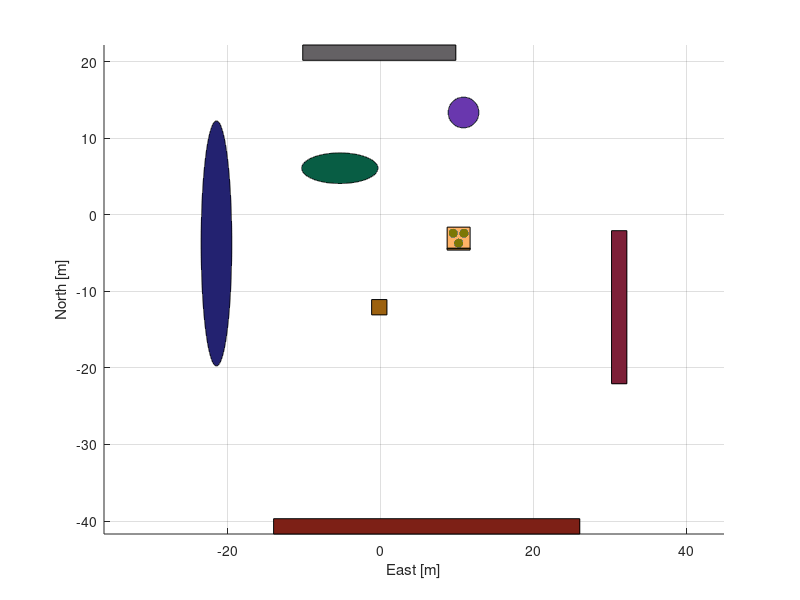

Recreate this plot in MATLAB.
clear
% close all
figure();
hold on;
red = [0.635000000000000 0.0780000000000000 0.184000000000000];
blue = [0 0.447000000000000 0.741000000000000];
orange = [0.850000000000000 0.325000000000000 0.0980000000000000];
yellow = [0.929000000000000 0.694000000000000 0.125000000000000];
purple = [0.494000000000000 0.184000000000000 0.556000000000000];
green = [0.466000000000000 0.674000000000000 0.188000000000000];
lightblue = [0.301000000000000 0.745000000000000 0.933000000000000];
lightorange = [255, 178, 102]./255;

west_ellipse = [35 34 112]/255;
north_square = [100, 97, 100]/255;
north_ellipse = [8 93 68]/255;
north_circle = [105 55 174]/255;
south_square = [156 97 15]/255;
south_rect = [125 32 22]/255;
west_rect = [125 32 56]/255;
xt_color = [124 119 5]/255;



square = [-.5, -.5; .5, -.5; .5, .5; -.5, .5; -.5, -.5];

cube = ones(5, 1).*[-0.20295, -12.06624] + [2 2].*square;
cube2 = ones(5, 1).*[31.14198, -12.06624] + [2 20].*square;
cube3 = ones(5, 1).*[5.99079, -40.69405] + [40, 2].*square;
cube4 = ones(5, 1).*[-0.20295, 21.19193] + [20, 2].*square;

% cube5 = ones(5, 1).*[10.16381, -3.10354] + [3, 3].*square;


t=-pi:0.001:pi;

ellipse1 = [10.80412, 13.37201] + [2*cos(t'), 2*sin(t')];
ellipse2 = [-5.35571, 6.09444] + [2*2.488*cos(t'), 2*sin(t')];
ellipse3 = [-21.47458, -3.72886] + [2*cos(t'), 16*sin(t')];

xt0 = [10.16381-.7, -3.10354+.7] + [0.55*cos(t'), 0.55*sin(t')];
xt1 = [10.16381+.7, -3.10354+.7] + [0.55*cos(t'), 0.55*sin(t')];
xt2 = [10.16381, -3.10354-.6] + [0.55*cos(t'), 0.55*sin(t')];
xt3 = ones(5, 1).*[10.16381, -4.4] + [3, 0.1].*square;
xt_main = [10.16381, -3.10354] + [3, 3].*square;

h(1) = fill(cube(:, 1), cube(:, 2), south_square);
h(2) = fill(cube2(:, 1), cube2(:, 2), west_rect);
h(3) = fill(cube3(:, 1), cube3(:, 2), south_rect);
h(4) = fill(cube4(:, 1), cube4(:, 2), north_square);
h(5) = fill(ellipse1(:, 1), ellipse1(:, 2), north_circle);
h(6) = fill(ellipse2(:, 1), ellipse2(:, 2), north_ellipse);
h(7) = fill(ellipse3(:, 1), ellipse3(:, 2), west_ellipse);

h(8) = fill(xt_main(:, 1), xt_main(:, 2), lightorange);
h(9) = fill(xt0(:, 1), xt0(:, 2), xt_color);
h(10) = fill(xt1(:, 1), xt1(:, 2), xt_color);
h(11) = fill(xt2(:, 1), xt2(:, 2), xt_color);
h(12) = fill(xt3(:, 1), xt3(:, 2), xt_color);

% plot(cube(:, 1), cube(:, 2), 'b', cube2(:, 1), cube2(:, 2), 'b', ...
%     cube3(:, 1), cube3(:, 2), 'b', cube4(:, 1), cube4(:, 2), 'b', ...
%     ellipse1(:, 1), ellipse1(:, 2), 'b', ellipse2(:, 1), ellipse2(:, 2), 'b', ...
%     ellipse3(:, 1), ellipse3(:, 2), 'b', 'Linewidth', 1.5)
hold on
% plot(xt0(:, 1), xt0(:, 2), 'b', xt1(:, 1), xt1(:, 2), 'b', ...
%     xt2(:, 1), xt2(:, 2), 'b', xt3(:, 1), xt3(:, 2), 'b', 'Linewidth', 1.5)
axis equal, grid on
xlabel('East [m]');
ylabel('North [m]');
% saveas(gcf, '../map', 'epsc');
